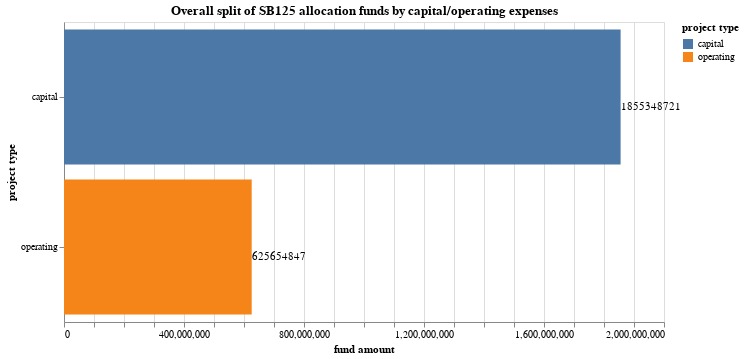
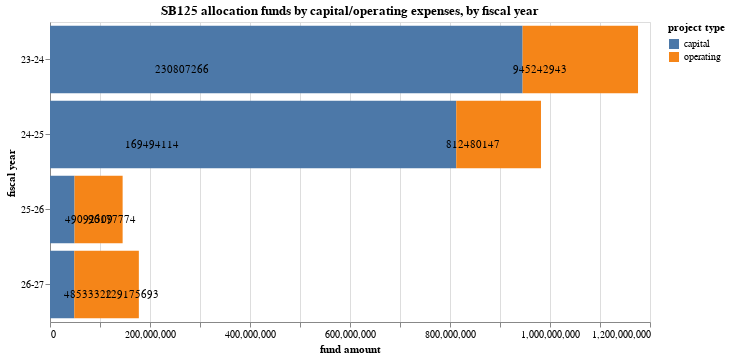
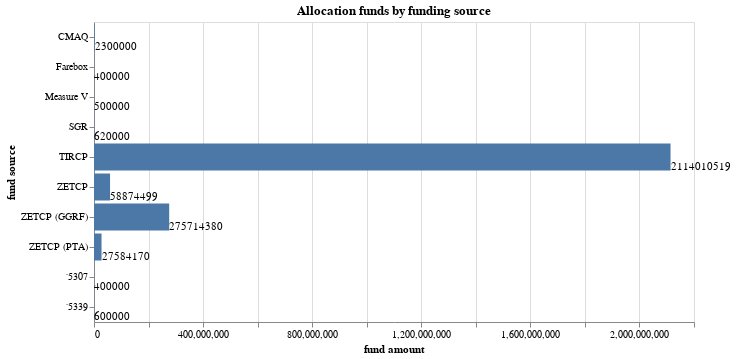

Write notebook code for charts like these, in order.
### Markdown cell above
## overall summary charts

### Code cell
#Overall summary charts

stack_chart = (
    alt.Chart(by_year)
    .mark_bar(point=True)
    .encode(
        y="fiscal year",
        x="fund amount",
        color="project type",
        tooltip=["project type", "fund amount"],
    )
    .properties(
        title="SB125 allocation funds by capital/operating expenses, by fiscal year",
        width=600,
        height=300,
    )
)

stack_text = stack_chart.mark_text(
    align="left",
    dx=-10,
    dy=10
).encode(
    text="fund amount", color=alt.value("black")
)

overall_chart = (
    alt.Chart(by_type)
    .mark_bar(point=True)
    .encode(
        y="project type",
        x="fund amount",
        color="project type",
        tooltip=["project type", "fund amount"],
    )
    .properties(
        title="Overall split of SB125 allocation funds by capital/operating expenses",
        width=600,
        height=300,
    )
)

overall_text = overall_chart.mark_text(
    align="left",
    dx=0,
    dy=10
).encode(
    text="fund amount", color=alt.value("black")
)

source_chart = (
    alt.Chart(by_source)
    .mark_bar(point=True)
    .encode(
        y="fund source",
        x="fund amount",
        # color="project type",
        tooltip=["fund source", "fund amount"],
    )
    .properties(title="Allocation funds by funding source", width=600, height=300)
)

source_text = source_chart.mark_text(
    align="left",
    dx=0,
    dy=10
).encode(
    text="fund amount", color=alt.value("black")
)


display(
    overall_chart + overall_text,
    stack_chart + stack_text,
    source_chart + source_text,
)

### Figure 1 — Vega-Lite specification as saved in the notebook (floating-point values rounded to 4 significant figures)
{"config": {"view": {"continuousWidth": 300, "continuousHeight": 300}}, "layer": [{"mark": {"type": "bar", "point": true}, "encoding": {"color": {"field": "project type", "type": "nominal"}, "tooltip": [{"field": "project type", "type": "nominal"}, {"field": "fund amount", "type": "quantitative"}], "x": {"field": "fund amount", "type": "quantitative"}, "y": {"field": "project type", "type": "nominal"}}, "title": "Overall split of SB125 allocation funds by capital/operating expenses"}, {"mark": {"type": "text", "align": "left", "dx": 0, "dy": 10}, "encoding": {"color": {"value": "black"}, "text": {"field": "fund amount", "type": "quantitative"}, "tooltip": [{"field": "project type", "type": "nominal"}, {"field": "fund amount", "type": "quantitative"}], "x": {"field": "fund amount", "type": "quantitative"}, "y": {"field": "project type", "type": "nominal"}}, "title": "Overall split of SB125 allocation funds by capital/operating expenses"}], "data": {"name": "data-1b093f4fd754b12a94a60701a45260f5"}, "height": 300, "width": 600, "$schema": "https://vega.github.io/schema/vega-lite/v5.17.0.json", "datasets": {"data-1b093f4fd754b12a94a60701a45260f5": [{"project type": "capital", "fund amount": 1855348721}, {"project type": "operating", "fund amount": 625654847}]}}

### Figure 2 — Vega-Lite specification as saved in the notebook (floating-point values rounded to 4 significant figures)
{"config": {"view": {"continuousWidth": 300, "continuousHeight": 300}}, "layer": [{"mark": {"type": "bar", "point": true}, "encoding": {"color": {"field": "project type", "type": "nominal"}, "tooltip": [{"field": "project type", "type": "nominal"}, {"field": "fund amount", "type": "quantitative"}], "x": {"field": "fund amount", "type": "quantitative"}, "y": {"field": "fiscal year", "type": "nominal"}}, "title": "SB125 allocation funds by capital/operating expenses, by fiscal year"}, {"mark": {"type": "text", "align": "left", "dx": -10, "dy": 10}, "encoding": {"color": {"value": "black"}, "text": {"field": "fund amount", "type": "quantitative"}, "tooltip": [{"field": "project type", "type": "nominal"}, {"field": "fund amount", "type": "quantitative"}], "x": {"field": "fund amount", "type": "quantitative"}, "y": {"field": "fiscal year", "type": "nominal"}}, "title": "SB125 allocation funds by capital/operating expenses, by fiscal year"}], "data": {"name": "data-a7e1deb4b2d7757328984cb1370701fb"}, "height": 300, "width": 600, "$schema": "https://vega.github.io/schema/vega-lite/v5.17.0.json", "datasets": {"data-a7e1deb4b2d7757328984cb1370701fb": [{"fiscal year": "23-24", "project type": "capital", "fund amount": 945242943}, {"fiscal year": "23-24", "project type": "operating", "fund amount": 230807266}, {"fiscal year": "24-25", "project type": "capital", "fund amount": 812480147}, {"fiscal year": "24-25", "project type": "operating", "fund amount": 169494114}, {"fiscal year": "25-26", "project type": "capital", "fund amount": 49092309}, {"fiscal year": "25-26", "project type": "operating", "fund amount": 96177774}, {"fiscal year": "26-27", "project type": "capital", "fund amount": 48533322}, {"fiscal year": "26-27", "project type": "operating", "fund amount": 129175693}]}}

### Figure 3 — Vega-Lite specification as saved in the notebook (floating-point values rounded to 4 significant figures)
{"config": {"view": {"continuousWidth": 300, "continuousHeight": 300}}, "layer": [{"mark": {"type": "bar", "point": true}, "encoding": {"tooltip": [{"field": "fund source", "type": "nominal"}, {"field": "fund amount", "type": "quantitative"}], "x": {"field": "fund amount", "type": "quantitative"}, "y": {"field": "fund source", "type": "nominal"}}, "title": "Allocation funds by funding source"}, {"mark": {"type": "text", "align": "left", "dx": 0, "dy": 10}, "encoding": {"color": {"value": "black"}, "text": {"field": "fund amount", "type": "quantitative"}, "tooltip": [{"field": "fund source", "type": "nominal"}, {"field": "fund amount", "type": "quantitative"}], "x": {"field": "fund amount", "type": "quantitative"}, "y": {"field": "fund source", "type": "nominal"}}, "title": "Allocation funds by funding source"}], "data": {"name": "data-7bf9c430f850755e275907cef1f095c7"}, "height": 300, "width": 600, "$schema": "https://vega.github.io/schema/vega-lite/v5.17.0.json", "datasets": {"data-7bf9c430f850755e275907cef1f095c7": [{"fund source": "CMAQ", "fund amount": 2300000, "rtpa": 1}, {"fund source": "Farebox", "fund amount": 400000, "rtpa": 1}, {"fund source": "Measure V", "fund amount": 500000, "rtpa": 1}, {"fund source": "SGR", "fund amount": 620000, "rtpa": 1}, {"fund source": "TIRCP", "fund amount": 2114010519, "rtpa": 30}, {"fund source": "ZETCP", "fund amount": 58874499, "rtpa": 3}, {"fund source": "ZETCP (GGRF)", "fund amount": 275714380, "rtpa": 26}, {"fund source": "ZETCP (PTA)", "fund amount": 27584170, "rtpa": 23}, {"fund source": "`5307", "fund amount": 400000, "rtpa": 1}, {"fund source": "`5339", "fund amount": 600000, "rtpa": 1}]}}
